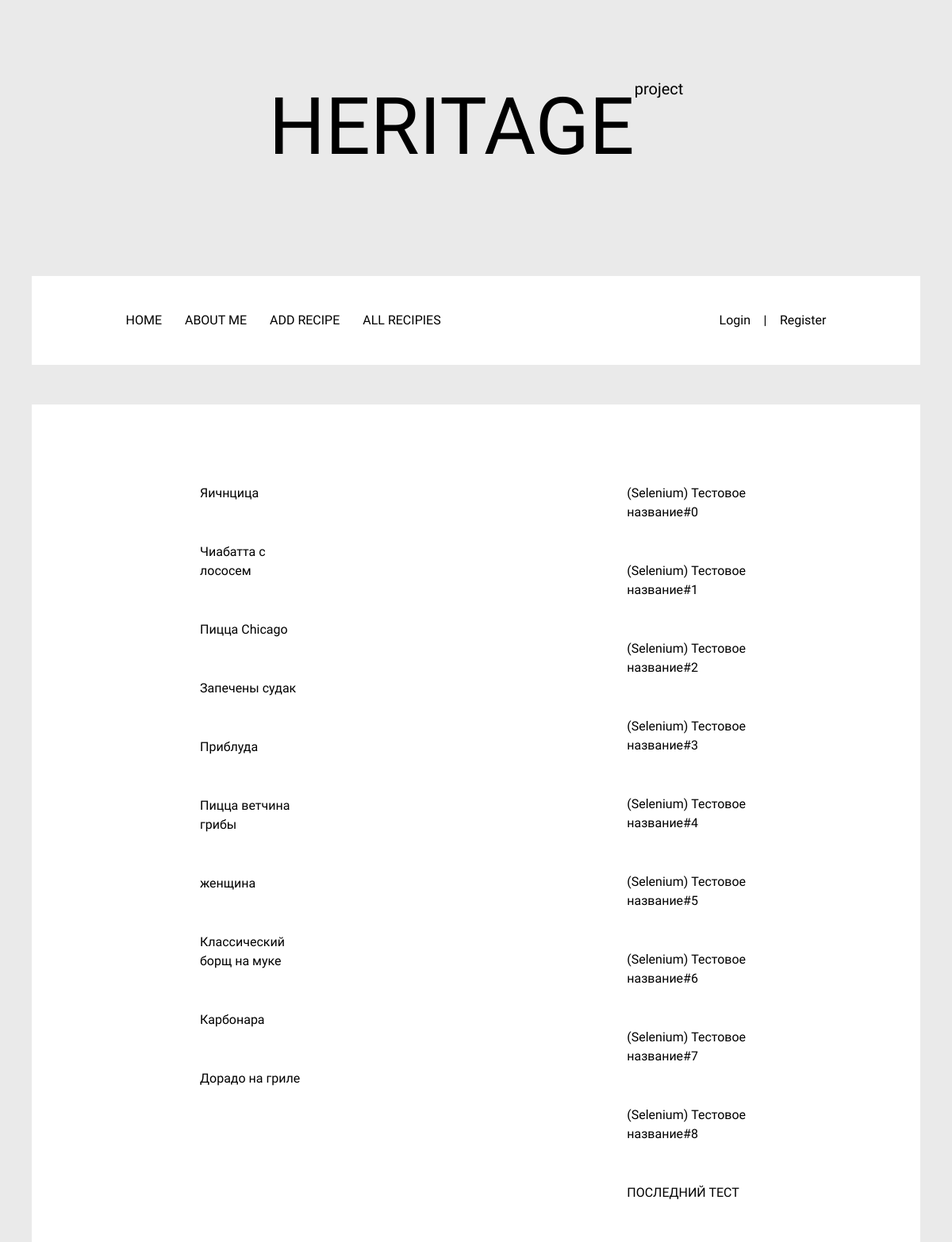
/all-rec, run on the app's committed database.
### main/models.py (models this page shows, shortened)
class Recipe(models.Model):
    title = models.CharField('Название', max_length=50)
    describe = models.TextField('Описание')
    image = models.ImageField(upload_to='img/',blank=True)
    rec_time=models.DateTimeField(auto_now_add=True)
    objects = models.Manager()
    class Meta:
        verbose_name = 'Recipe'
        verbose_name_plural = 'Recipies'

### main/views.py (the view)
# urls.py: path('all-rec', views.allrec, name='all'),
def allrec(request):
    recipies = Recipe.objects.all()
    recipies1 = recipies[0:len(recipies) //2 ]
    recipies2 = recipies[len(recipies) // 2:]
    return render(request,'main/all-rec.html', {'title':'All recipe','recipies1':recipies1, 'recipies2':recipies2})

### main/templates/main/all-rec.html (shortened to what this page needs)
{% extends 'base.html'%}
{% block content %}
    <div class="container-fluid">
        <div class="spisok_rec">
            <div class="all_rec">
                <div class="recipies">
                    {% for el in recipies1 %}
                        <div class='link_rec'>
                            <a href="{% url 'recipe' el.pk %}">{{ el.title }}</a><br>
                        </div>
                    {% endfor %}
                </div>
                <div class="recipies">
                    {% for el in recipies2 %}
                        <div class='link_rec'>
                            <a  href="{% url 'recipe' el.pk %}">{{ el.title }}</a><br>
                        </div>
                    {% endfor %}
                </div>
            </div>
        </div>
    </div>
{% endblock %}

### main/static/css/header_footer.css (style rules this page uses)
* { box-sizing: border-box; margin: 0; padding: 0; }
.container-fluid { max-width: 1120px; margin: auto; background-color: white; }
body { font-family: 'Josefin Sans', sans-serif; font-size: 16px; background-color: #eaeaea; }
.spisok_rec { margin-top: 50px; }
.all_rec { display: flex; justify-content: space-between; }
.recipies { margin:50px 200px 50px 200px; }
.link_rec { text-decoration: none; color: black; margin-top: 50px; }
.link_rec a { text-decoration: none; color: black; }

### data on the page
Recipe: title "Яичнцица"
Recipe: title "Чиабатта с лососем"
Recipe: title "Пицца Chicago"
Recipe: title "Запечены судак"
Recipe: title "Приблуда"
Recipe: title "Пицца ветчина грибы"
Recipe: title "женщина"
Recipe: title "Классический борщ на муке"
Recipe: title "Карбонара"
Recipe: title "Дорадо на гриле"
Recipe: title "(Selenium) Тестовое название#0"
Recipe: title "(Selenium) Тестовое название#1"
Recipe: title "(Selenium) Тестовое название#2"
Recipe: title "(Selenium) Тестовое название#3"
Recipe: title "(Selenium) Тестовое название#4"
Recipe: title "(Selenium) Тестовое название#5"
Recipe: title "(Selenium) Тестовое название#6"
Recipe: title "(Selenium) Тестовое название#7"
Recipe: title "(Selenium) Тестовое название#8"
Recipe: title "ПОСЛЕДНИЙ ТЕСТ"
